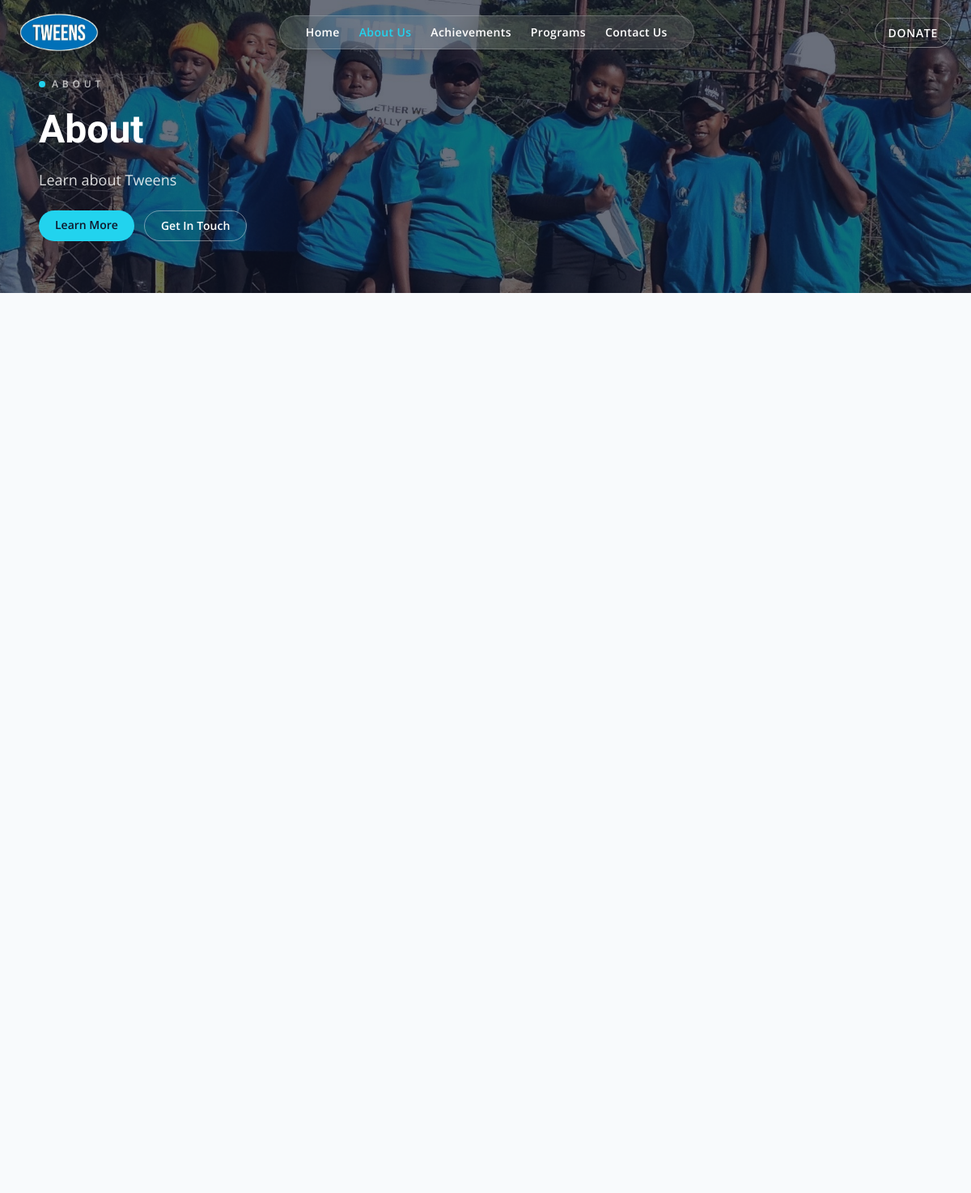
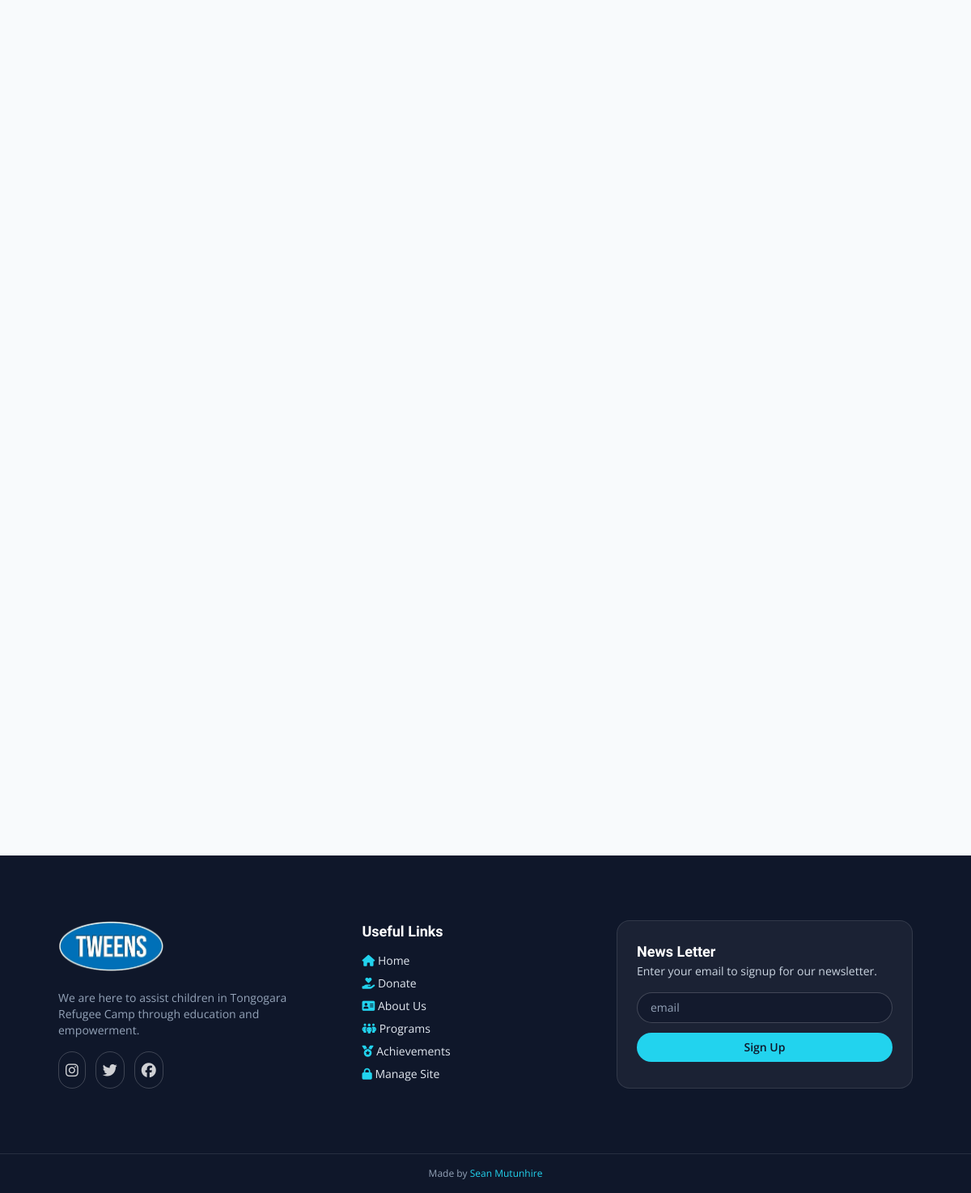
/about, run on the app's committed database (2 pictures, top to bottom).
### flask_app/models.py (models this page shows)
class SiteContent(db.Model):
    __tablename__ = "site_content_table"
    __table_args__ = (
        UniqueConstraint("page", "section", "field", name="uq_site_content_key"),
    )
    id = db.Column(db.Integer, primary_key=True)
    page = db.Column(db.String(100), nullable=False)
    section = db.Column(db.String(100), nullable=False)
    field = db.Column(db.String(100), nullable=False)
    value = db.Column(db.Text, nullable=False)
    updated_at = db.Column(db.DateTime, nullable=False, default=datetime.utcnow, onupdate=datetime.utcnow)

### flask_app/app.py (the view)
@app.get("/about")
def about():
    return render_template(
        "about.html",
        page_content=get_page_content("about"),
        file_js=f'<script src="{url_for("static", filename="myJS/about.js")}"></script>',
    )

### flask_app/app.py (called while the page is built)
def get_page_content(page: str) -> dict[str, dict[str, str]]:
    defaults = SITE_CONTENT_DEFAULTS.get(page, {})
    content = {section: dict(fields) for section, fields in defaults.items()}
    rows = SiteContent.query.filter_by(page=page).all()
    for row in rows:
        content.setdefault(row.section, {})[row.field] = row.value
    return content

@app.context_processor
def inject_global_site_content():
    global_content = get_page_content("global")
    return {
        "global_content": global_content.get("branding", {}),
        "footer_content": global_content.get("footer", {}),
        "current_endpoint": request.endpoint,
    }

### flask_app/templates/about.html (shortened to what this page needs)
{% set title = 'About' %}
{% set file_css = '' %}
{% set bg_image_url = page_content.hero.background_image %}
{% set topic = page_content.hero.topic %}
{% set caption = page_content.hero.caption %}
{% include 'components/hero.html' %}
<main class="mx-auto flex max-w-6xl flex-col gap-16 px-6 py-12 md:px-8 md:py-16 lg:px-12 lg:py-20">
</main>
{% include 'components/footer.html' %}

### flask_app/templates/components/hero.html (shortened to what this page needs)
<!DOCTYPE html>
<html lang="en">
<head>
    <link rel="stylesheet" href="{{ url_for('static', filename='css/tailwind.css') }}">
    <link rel="stylesheet" href="https://cdnjs.cloudflare.com/ajax/libs/font-awesome/6.7.2/css/all.min.css" />
</head>
<body>
    <div class="nav-banner fixed inset-x-0 top-0 z-50 flex items-center justify-between px-6 py-4 transition-all duration-500">
        <div class="logo flex items-center gap-3">
            <a href="{{ url_for('home') }}" class="inline-flex items-center gap-3">
                <img src="{{ url_for('static', filename=global_content.get('logo_image', 'images/logo.png')) }}" alt="Logo" class="h-12 object-cover">
            </a>
        </div>
        <nav class="hidden md:flex md:items-center md:gap-6 md:rounded-full md:bg-white/10 md:backdrop-blur-xl md:px-8 md:py-2.5 md:border md:border-white/20 md:shadow-lg">
            <a href="{{ url_for('home') }}" class="text-sm font-semibold tracking-wide transition-colors {% if current_endpoint == 'home' %}text-brand-aqua{% else %}text-white hover:text-brand-aqua{% endif %}">Home</a>
            <a href="{{ url_for('about') }}" class="text-sm font-semibold tracking-wide transition-colors {% if current_endpoint == 'about' %}text-brand-aqua{% else %}text-white hover:text-brand-aqua{% endif %}">About Us</a>
            <a href="{{ url_for('achievements') }}" class="text-sm font-semibold tracking-wide transition-colors {% if current_endpoint == 'achievements' %}text-brand-aqua{% else %}text-white hover:text-brand-aqua{% endif %}">Achievements</a>
            <a href="{{ url_for('programs') }}" class="text-sm font-semibold tracking-wide transition-colors {% if current_endpoint == 'programs' %}text-brand-aqua{% else %}text-white hover:text-brand-aqua{% endif %}">Programs</a>
            <a href="{{ url_for('contact') }}" class="text-sm font-semibold tracking-wide transition-colors {% if current_endpoint == 'contact' %}text-brand-aqua{% else %}text-white hover:text-brand-aqua{% endif %}">Contact Us</a>
        </nav>
        <div class="hidden md:block">
            <a href="{{ global_content.get('donate_url', 'https://www.globalgiving.org/projects/transformative-education-for-refugees-in-zimbabwe/') }}" target="_blank" class="rounded-full border border-white/40 px-4 py-2 text-sm font-semibold uppercase tracking-wider text-white transition hover:border-white hover:bg-white/10">Donate</a>
        </div>
    </div>
    <header class="relative min-h-[60vh] bg-cover bg-center" style="background-image: url('{{ url_for('static', filename=bg_image_url) }}');">
        <div class="absolute inset-0" style="background-color: rgba(15, 23, 42, 0.62);"></div>
        <div class="relative z-10">
            <div class="mx-auto flex max-w-6xl flex-col gap-6 px-6 pb-16 pt-24 text-white">
                <div class="flex flex-wrap items-center gap-2 text-xs font-semibold uppercase tracking-[0.4em] text-white/70">
                    <span class="h-2 w-2 rounded-full bg-brand-aqua"></span>
                    {{ topic }}
                </div>
                <h1 class="text-4xl font-semibold leading-tight md:text-5xl">{{ topic }}</h1>
                <p class="max-w-2xl text-base text-white/85 md:text-lg">{{ caption }}</p>
                <div class="flex flex-wrap gap-3">
                    <a href="{{ url_for('about') }}" class="rounded-full bg-brand-aqua px-5 py-2 text-sm font-semibold text-slate-900 transition hover:brightness-110">Learn More</a>
                    <a href="{{ url_for('contact') }}" class="rounded-full border border-white/40 px-5 py-2 text-sm font-semibold text-white transition hover:border-white hover:bg-white/10">Get In Touch</a>
                </div>
            </div>
        </div>
    </header>

### flask_app/templates/components/footer.html (shortened to what this page needs)
<section class="bg-slate-900 text-slate-200">
    <div class="mx-auto grid max-w-6xl gap-10 px-6 py-14 md:px-8 md:py-16 lg:px-12 lg:py-20 md:grid-cols-[1.1fr_0.9fr_1.2fr]">
        <div class="space-y-4">
            <a href="{{ url_for('home') }}" class="inline-flex items-center gap-3">
                <img src="{{ url_for('static', filename=global_content.get('logo_image', 'images/logo.png')) }}" alt="logo" class="h-16 object-cover">
            </a>
            <p class="text-sm text-slate-400">{{ footer_content.get('tagline', 'Refugee-led education initiatives building brighter futures through mentorship, access, and community care.') }}</p>
            <div class="flex gap-3 text-lg">
                <a href="https://www.instagram.com/tweens_tongogara/" target="_blank" class="rounded-full border border-white/20 p-2 text-white/80 transition hover:border-brand-aqua hover:text-brand-aqua"><i class="fa-brands fa-instagram"></i></a>
                <a href="https://x.com/TongogaraTweens" target="_blank" class="rounded-full border border-white/20 p-2 text-white/80 transition hover:border-brand-aqua hover:text-brand-aqua"><i class="fa-brands fa-twitter"></i></a>
                <a href="https://www.facebook.com/tweens.tongo/" target="_blank" class="rounded-full border border-white/20 p-2 text-white/80 transition hover:border-brand-aqua hover:text-brand-aqua"><i class="fa-brands fa-facebook"></i></a>
            </div>
        </div>
        <div class="space-y-3">
            <h2 class="text-lg font-semibold text-white">Useful Links</h2>
            <div class="space-y-2 text-sm">
                <p><i class="fa-solid fa-house text-brand-aqua"></i> <a href="{{ url_for('home') }}">Home</a></p>
                <p><i class="fa-solid fa-hand-holding-heart text-brand-aqua"></i> <a href="{{ global_content.get('donate_url', 'https://www.globalgiving.org/projects/transformative-education-for-refugees-in-zimbabwe/') }}" target="_blank">Donate</a></p>
                <p><i class="fa-solid fa-address-card text-brand-aqua"></i> <a href="{{ url_for('about') }}">About Us</a></p>
                <p><i class="fa-solid fa-people-group text-brand-aqua"></i> <a href="{{ url_for('programs') }}">Programs</a></p>
                <p><i class="fa-solid fa-medal text-brand-aqua"></i> <a href="{{ url_for('achievements') }}">Achievements</a></p>
                <p><i class="fa-solid fa-lock text-brand-aqua"></i> <a href="{{ url_for('news_validate_page') }}">Manage Site</a></p>
            </div>
        </div>
        <div class="space-y-4 rounded-2xl border border-white/10 bg-white/5 p-6">
            <div>
                <h2 class="text-lg font-semibold text-white">{{ footer_content.get('newsletter_title', 'News Letter') }}</h2>
                <p class="text-sm text-slate-300">{{ footer_content.get('newsletter_caption', 'Enter your email to signup for our newsletter.') }}</p>
            </div>
            <form action="{{ url_for('newsletter_signup') }}" method="post" class="flex flex-col gap-3">
                <input type="email" placeholder="email" name="newsletter" required class="w-full rounded-full border border-white/20 bg-slate-900/60 px-4 py-2 text-sm text-white placeholder:text-slate-400 focus:border-brand-aqua focus:outline-none">
                <button type="submit" class="rounded-full bg-brand-aqua px-4 py-2 text-sm font-semibold text-slate-900 transition hover:brightness-110">Sign Up</button>
            </form>
        </div>
    </div>
    <div class="border-t border-white/10 py-4 text-center text-xs text-slate-400">
        <p>Made by <a href="https://seanmutunhire.site" target="_blank" class="text-brand-aqua transition hover:text-white">Sean Mutunhire</a></p>
    </div>
</section>
</body>
</html>

### data on the page
SiteContent: value (picture)
SiteContent: value (picture)
SiteContent: value "ABOUT", value "About"
SiteContent: value "Learn about Tweens"
SiteContent: get "We are here to assist children in Tongogara Refugee Camp through education and empowerment."
SiteContent: get "News Letter"
SiteContent: get "Enter your email to signup for our newsletter."
